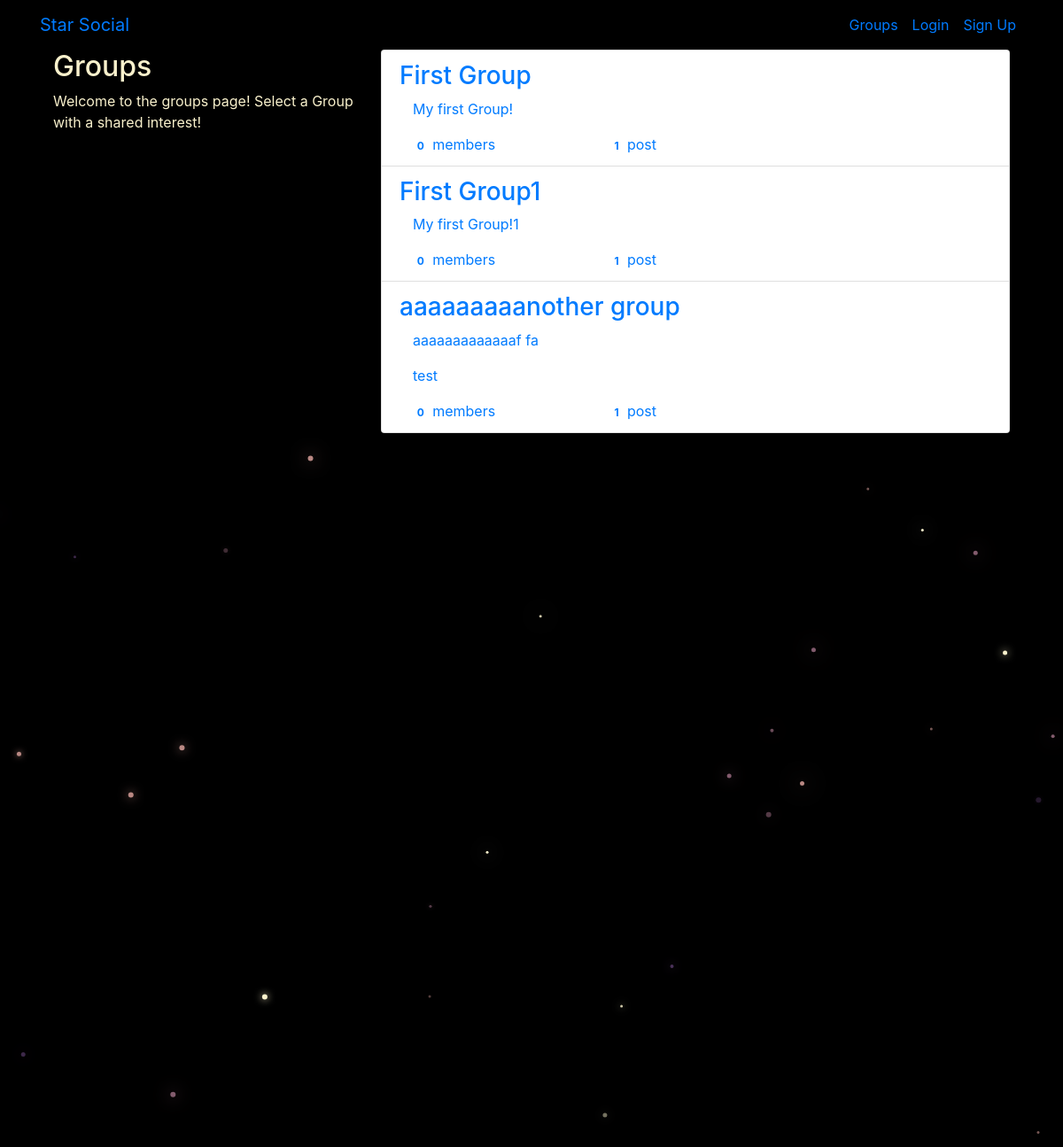
The app's page /groups/ with its own data.
### groups/models.py (models this page shows, shortened)
class Group(models.Model):
    name = models.CharField(max_length=255, unique=True)
    slug = models.SlugField(allow_unicode=True, unique=True)
    description = models.TextField(blank=True, default='')
    description_html = models.TextField(editable=False, default='',blank=True)
    members = models.ManyToManyField(User, through='GroupMember')
    class Meta:
        ordering = ['name']

### groups/views.py (the view)
class ListGroups(generic.ListView):
    model = Group

### groups/templates/groups/group_list.html (shortened to what this page needs)
{% extends "groups/group_base.html" %}
{% block pregroup %}
<div class="col-md-4">
  <div class="content">
    <h2>Groups</h2>
    <p>Welcome to the groups page! Select a Group with a shared interest!</p>
  </div>
</div>
{% endblock %}
{% block group_content %}
<div class="col-md-8">
  <div class="list-group">
    {% for group in object_list %}
    <a class='list-group-item' href="{% url 'groups:single' slug=group.slug %}">
      <h3 class='title list-group-item-heading'>{{group.name}}</h3>
      <div class="list-group-item-text container-fluid">
        {{group.description_html|safe}}
        <div class="row">
          <div class="col-md-4">
            <span class='badge'> {{group.members.count}}</span> member{{ group.members.count|pluralize }}
          </div>
          <div class="col-md-4">
            <span class='badge'> {{group.posts.count}}</span> post{{ group.posts.count|pluralize }}
          </div>
        </div>
      </div>
    </a>
    {% endfor %}
  </div>
</div>
{% endblock %}

### static/simplesocial/css/master.css (style rules this page uses)
body { margin: 0; overflow: hidden; background-color: black; color: #f9f1cc; }

### records on screen
Group: name "First Group", description_html "My first Group!", members.count "0", posts.count "1"
Group: name "First Group1", description_html "My first Group!1", members.count "0", posts.count "1"
Group: name "aaaaaaaaanother group", description_html "aaaaaaaaaaaaaf fa test", members.count "0", posts.count "1"
